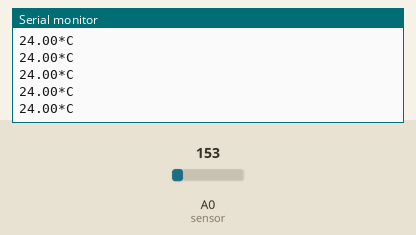
A sketch run on a simulated Arduino Uno, built with avr-gcc and run on an emulated ATmega328P. On the bench: the last lines printed to the serial monitor. Inputs (shaded band) come from the test bench; at power-on: A0 (sensor) = 153.

Above: at 1.2 s.
1.3 s: A0 (sensor) set to 165
At 1.31 s:
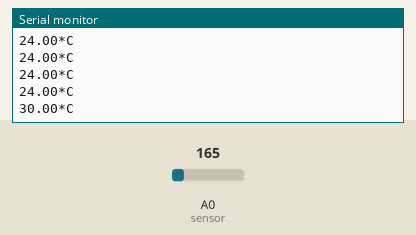
2.8 s: A0 (sensor) set to 175
At 2.82 s:
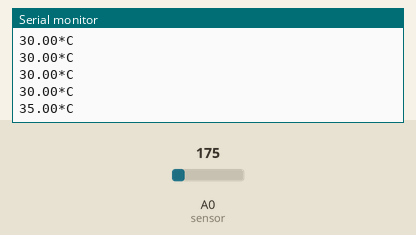
Timing chart, 0 to 5.8 s (numbered marks = the images above; inputs shaded):
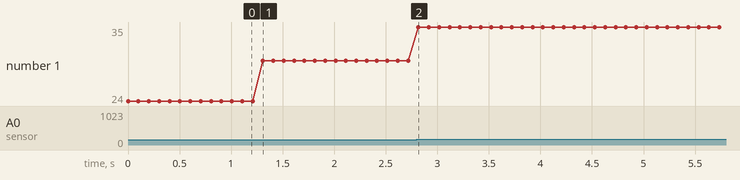

The sketch:

TMP36Temperature.ino
```cpp
/***********************************************
**** AIM: interfacing of temperature sensor TMP36
****		with uC Atmega328 and display the value
****		of temperature on serial monitor
*************************************************/

void setup()
{
  Serial.begin(9600);
}

void loop()
{
  //TMP36 is connected on A0 pin
  int val = analogRead(A0);  //Read temp sensor
  float temp = map(val,20,358,-40,125); //map ADC value to actule temperature
  Serial.print(temp); //display temp
  Serial.println("*C");
  delay(100);

}
```

Measured:
- after the input at 1.3 s, the serial monitor: prints a new line at once (image 1)
- after the input at 2.8 s, the serial monitor: prints a new line at once (image 2)
- plotted number 1: 24 → 30 after the input at 1.3 s, 30 → 35 after the input at 2.8 s
